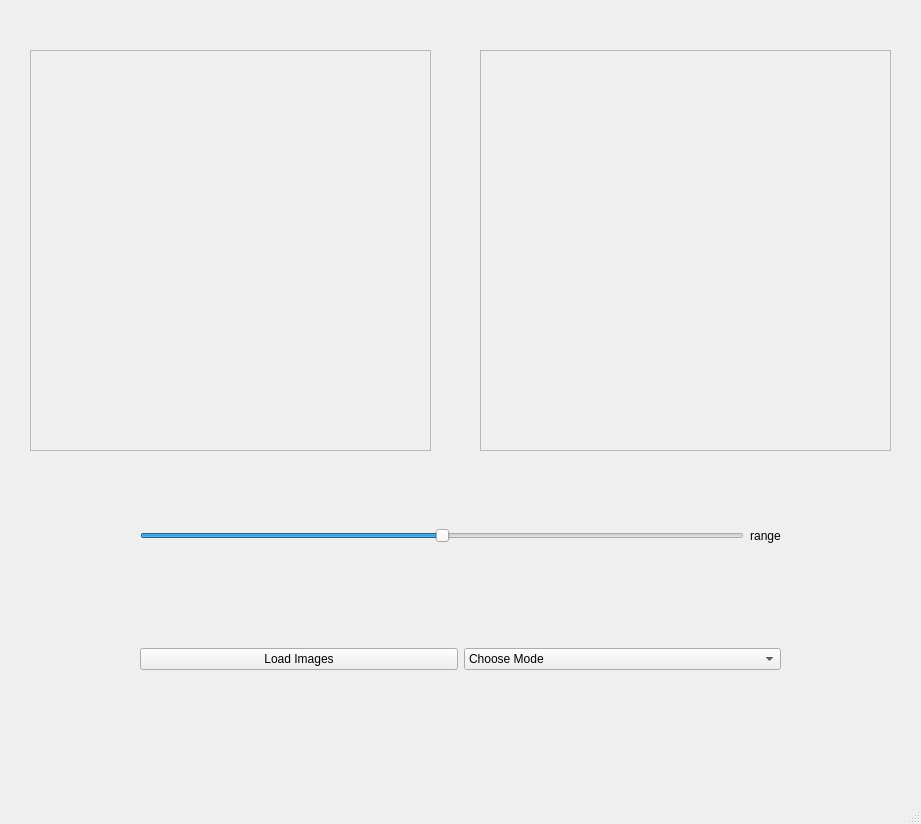
<?xml version="1.0" encoding="UTF-8"?>
<ui version="4.0">
 <class>MainWindow</class>
 <widget class="QMainWindow" name="MainWindow">
  <property name="geometry">
   <rect>
    <x>0</x>
    <y>0</y>
    <width>921</width>
    <height>824</height>
   </rect>
  </property>
  <property name="windowTitle">
   <string>MainWindow</string>
  </property>
  <widget class="QWidget" name="centralwidget">
   <widget class="QWidget" name="layoutWidget">
    <property name="geometry">
     <rect>
      <x>140</x>
      <y>610</y>
      <width>641</width>
      <height>99</height>
     </rect>
    </property>
    <layout class="QHBoxLayout" name="horizontalLayout">
     <item>
      <widget class="QPushButton" name="browse">
       <property name="text">
        <string>Load Images</string>
       </property>
      </widget>
     </item>
     <item>
      <widget class="QComboBox" name="mode_select">
       <property name="layoutDirection">
        <enum>Qt::LeftToRight</enum>
       </property>
       <item>
        <property name="text">
         <string>Choose Mode</string>
        </property>
       </item>
       <item>
        <property name="text">
         <string>Surface Rendering</string>
        </property>
       </item>
       <item>
        <property name="text">
         <string>Ray Casting Rendering</string>
        </property>
       </item>
      </widget>
     </item>
    </layout>
   </widget>
   <widget class="QWidget" name="layoutWidget">
    <property name="geometry">
     <rect>
      <x>140</x>
      <y>490</y>
      <width>641</width>
      <height>91</height>
     </rect>
    </property>
    <layout class="QHBoxLayout" name="horizontalLayout_2">
     <item>
      <widget class="QSlider" name="iso">
       <property name="maximum">
        <number>1000</number>
       </property>
       <property name="singleStep">
        <number>5</number>
       </property>
       <property name="sliderPosition">
        <number>500</number>
       </property>
       <property name="orientation">
        <enum>Qt::Horizontal</enum>
       </property>
      </widget>
     </item>
     <item>
      <widget class="QLabel" name="range">
       <property name="text">
        <string>range</string>
       </property>
       <property name="alignment">
        <set>Qt::AlignCenter</set>
       </property>
      </widget>
     </item>
    </layout>
   </widget>
   <widget class="QFrame" name="frame1_viewer">
    <property name="geometry">
     <rect>
      <x>30</x>
      <y>50</y>
      <width>401</width>
      <height>401</height>
     </rect>
    </property>
    <property name="frameShape">
     <enum>QFrame::StyledPanel</enum>
    </property>
    <property name="frameShadow">
     <enum>QFrame::Raised</enum>
    </property>
   </widget>
   <widget class="QFrame" name="frame2_viewer">
    <property name="geometry">
     <rect>
      <x>480</x>
      <y>50</y>
      <width>411</width>
      <height>401</height>
     </rect>
    </property>
    <property name="frameShape">
     <enum>QFrame::StyledPanel</enum>
    </property>
    <property name="frameShadow">
     <enum>QFrame::Raised</enum>
    </property>
   </widget>
  </widget>
  <widget class="QMenuBar" name="menubar">
   <property name="geometry">
    <rect>
     <x>0</x>
     <y>0</y>
     <width>921</width>
     <height>20</height>
    </rect>
   </property>
  </widget>
  <widget class="QStatusBar" name="statusbar"/>
 </widget>
 <resources/>
 <connections/>
</ui>
